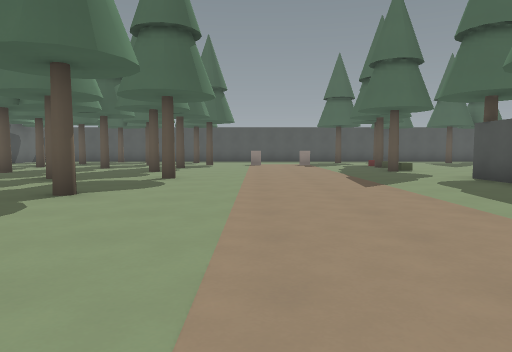
[1] (above)

18 first-person views from a walk through a Godot game level. The camera is 1.2 m above the floor, tilts 4° down and sees 70° across. The floor is counted in squares, 2 m on a side. Each view is taken from the middle of a square. On the plan, view 1 faces up. The plan holds only what a view shows up to about 10 squares ahead; the rest is blank. The place goes on beyond the plan. Surface patterns are stand-ins for the level's own textures.

[2]
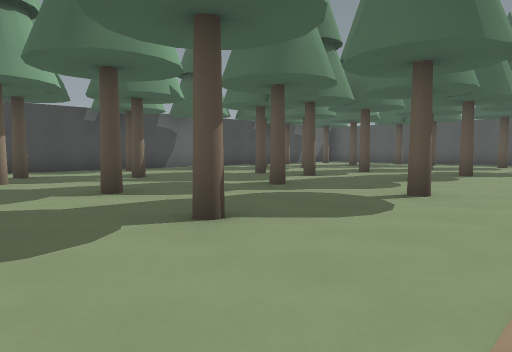

[3]
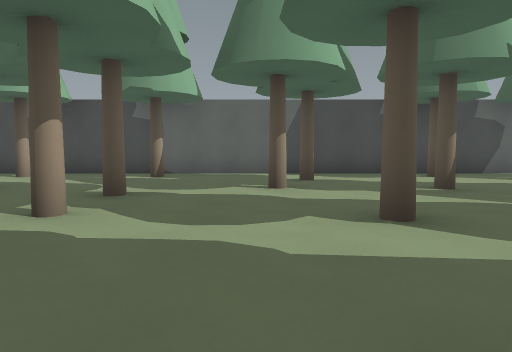

[4]
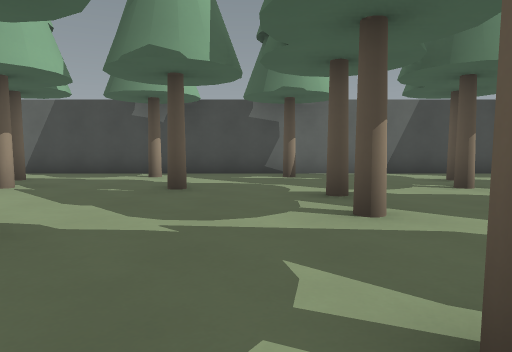

[5]
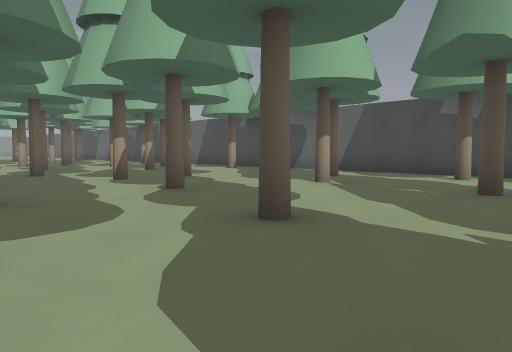

[6]
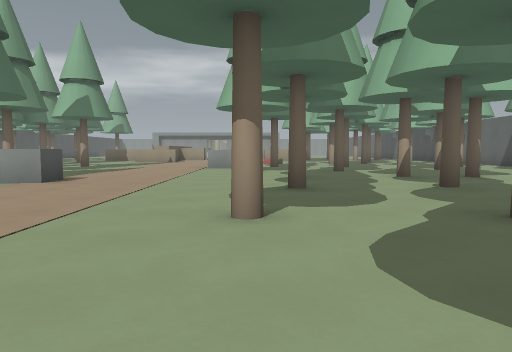

[7]
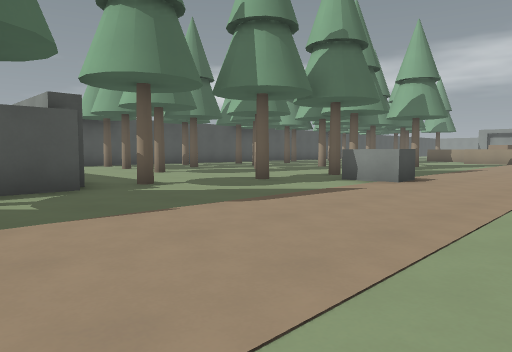

[8]
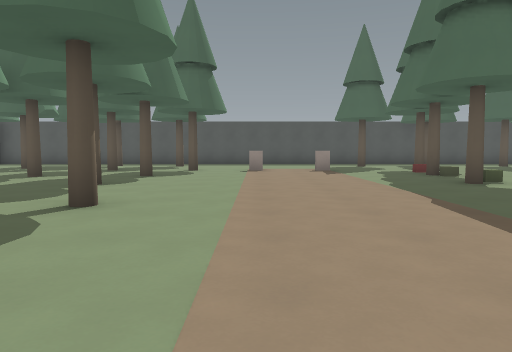

[9]
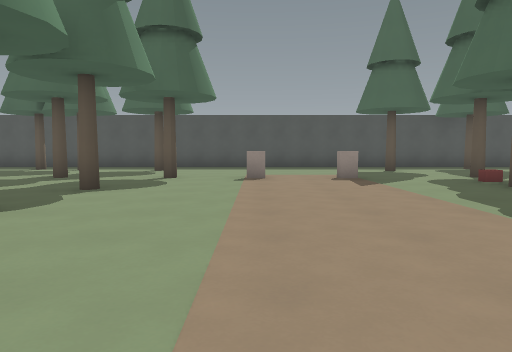

[10]
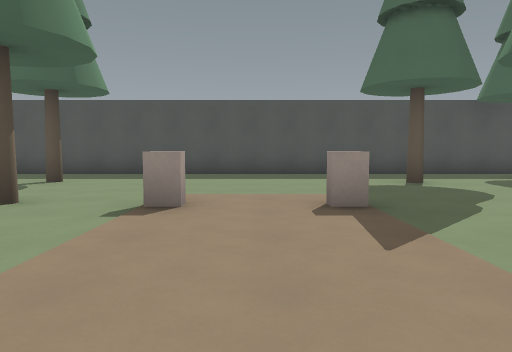

[11]
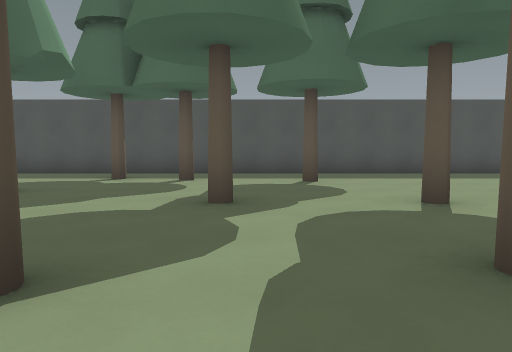

[12]
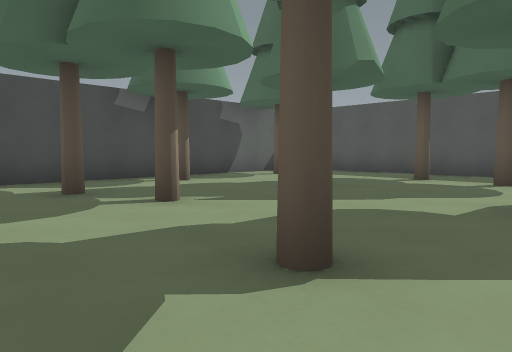

[13]
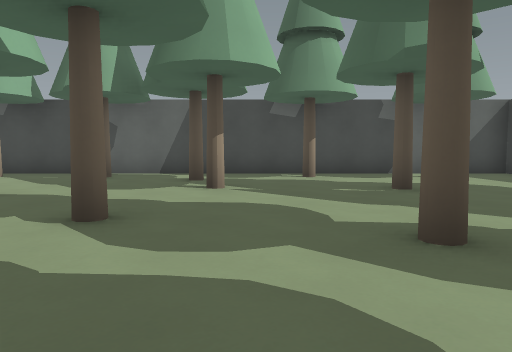

[14]
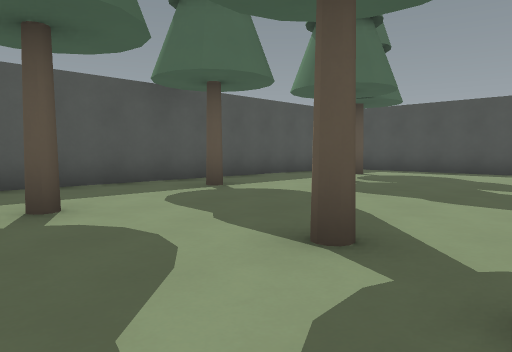

[15]
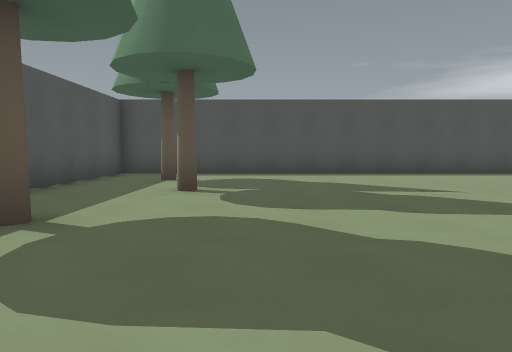

[16]
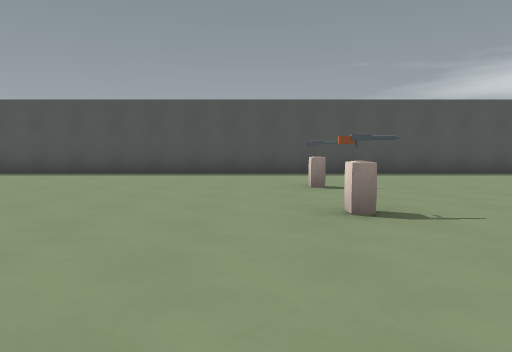

[17]
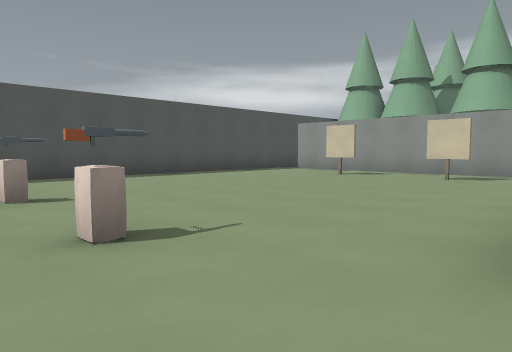

[18]
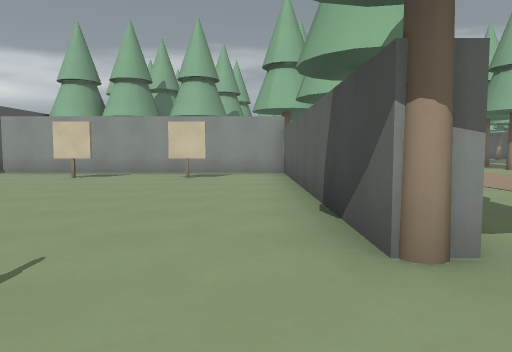

### Floor plan
Key: @ floor where view 1 was taken; # wall or solid block; . floor; ^ raised ledge; B block; O other object.
Columns run from 12 left of view 1 to 14 right of it. Each row starts with its distance up from view 1.
 21 ###########################
 20 #.........................#
 19 #....#.............#...#..#
 18 #.#....#.#......#.....#...#
 17 #.........................#
 16 #...#.....................#
 15 #.#.....#.#.O.O..#........#
 14 #................O. ......#
 13 #...#..#.#.......#. ......#
 12 #................B........#
 11 #.#.............#O........#
 10 #....#.#.#................#
  9 #...................O.O...#
  8 #.#.....#.#......#........#
  7 #...#............#........#
  6 #................#........#
  5 #..#...#.#.......#........#
  4 #...#........... #........#
  3 #..............  #....... #
  2 #.#..#.#.#.....  #.OO.O..
  1 #............... #.......
  0 #...#.......@....########
 -1 #.#.....#.#..........
 -2 #....................
 -3 #...#...............#
 -4 #..#...#.#......#...
 -5 #.............^^...
 -6    ..#.#. ......#.
 -7     ............
 -8     ............

Positions as (right, up) in squares from view 1, and headings:
1: (0, 0), facing up
2: (0, 3), facing up-left
3: (-2, 4), facing left
4: (-2, 1), facing left
5: (-2, 1), facing down-left
6: (-2, 2), facing down
7: (-1, 2), facing down-right
8: (0, 4), facing up
9: (0, 7), facing up
10: (1, 11), facing up
11: (-4, 11), facing up
12: (-4, 11), facing up-left
13: (-2, 14), facing left
14: (3, 14), facing up-right
15: (4, 17), facing right
16: (4, 10), facing right
17: (5, 10), facing down-right
18: (6, 10), facing down
